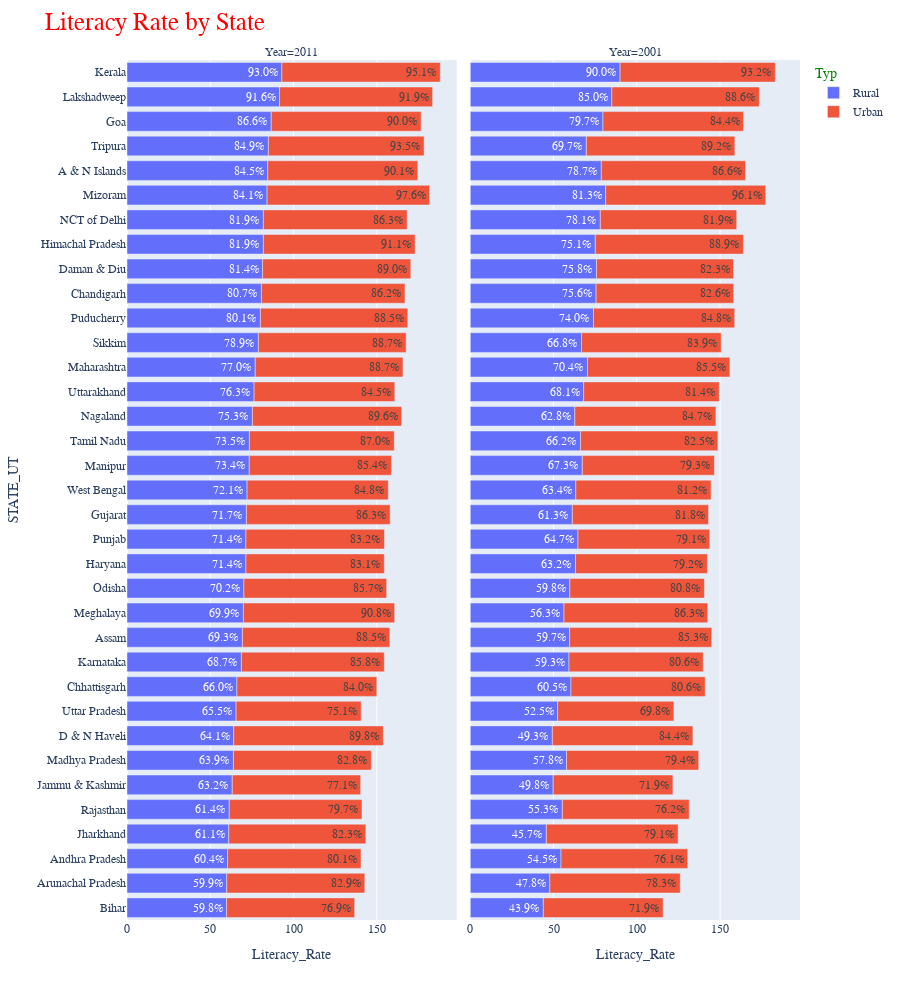

The cell this chart's notebook holds for it:
### Markdown cell above
### AVG LITERACY RATE BY STATE

### Code cell
q1=df2.query("Typ!='Total'").groupby(['STATE_UT','Year','Typ']).agg({"Literacy_Rate":"mean"}).reset_index().sort_values(by=['Year','Literacy_Rate'],ascending=[False,True])
q1['Literacy_Rate_lab']=q1['Literacy_Rate'].apply(lambda x: "{:.1%}".format(x/100))
fig=px.bar(q1,x='Literacy_Rate',y='STATE_UT',orientation='h',facet_col='Year',color='Typ',hover_data=q1.columns,text='Literacy_Rate_lab',height=1000)
fig.update_layout({"showlegend":True,"title":"Literacy Rate by State","title_font_size":25,"font_family":"Courier New","title_font_color":"red","legend_title_font_color":"green"})
fig.write_image(format='png',file='Literacy Rate by State.png',validate=True)
fig.show()

### Figure 1 — Plotly figure (JSON) as saved in the notebook; plotly's stock layout.template omitted (floating-point values rounded to 4 significant figures)
{"data": [{"alignmentgroup": "True", "customdata": [["2011", "Rural", "59.8%"], ["2011", "Rural", "59.9%"], ["2011", "Rural", "60.4%"], ["2011", "Rural", "61.1%"], ["2011", "Rural", "61.4%"], ["2011", "Rural", "63.2%"], ["2011", "Rural", "63.9%"], ["2011", "Rural", "64.1%"], ["2011", "Rural", "65.5%"], ["2011", "Rural", "66.0%"], ["2011", "Rural", "68.7%"], ["2011", "Rural", "69.3%"], ["2011", "Rural", "69.9%"], ["2011", "Rural", "70.2%"], ["2011", "Rural", "71.4%"], ["2011", "Rural", "71.4%"], ["2011", "Rural", "71.7%"], ["2011", "Rural", "72.1%"], ["2011", "Rural", "73.4%"], ["2011", "Rural", "73.5%"], ["2011", "Rural", "75.3%"], ["2011", "Rural", "76.3%"], ["2011", "Rural", "77.0%"], ["2011", "Rural", "78.9%"], ["2011", "Rural", "80.1%"], ["2011", "Rural", "80.7%"], ["2011", "Rural", "81.4%"], ["2011", "Rural", "81.9%"], ["2011", "Rural", "81.9%"], ["2011", "Rural", "84.1%"], ["2011", "Rural", "84.5%"], ["2011", "Rural", "84.9%"], ["2011", "Rural", "86.6%"], ["2011", "Rural", "91.6%"], ["2011", "Rural", "93.0%"]], "hovertemplate": "Typ=%{customdata[1]}<br>Year=%{customdata[0]}<br>Literacy_Rate=%{x}<br>STATE_UT=%{y}<br>Literacy_Rate_lab=%{customdata[2]}<extra></extra>", "legendgroup": "Rural", "marker": {"color": "#636efa", "pattern": {"shape": ""}}, "name": "Rural", "offsetgroup": "Rural", "orientation": "h", "showlegend": true, "text": ["59.8%", "59.9%", "60.4%", "61.1%", "61.4%", "63.2%", "63.9%", "64.1%", "65.5%", "66.0%", "68.7%", "69.3%", "69.9%", "70.2%", "71.4%", "71.4%", "71.7%", "72.1%", "73.4%", "73.5%", "75.3%", "76.3%", "77.0%", "78.9%", "80.1%", "80.7%", "81.4%", "81.9%", "81.9%", "84.1%", "84.5%", "84.9%", "86.6%", "91.6%", "93.0%"], "textposition": "auto", "type": "bar", "x": [59.8, 59.9, 60.4, 61.1, 61.4, 63.2, 63.9, 64.1, 65.5, 66, 68.7, 69.3, 69.9, 70.2, 71.4, 71.4, 71.7, 72.1, 73.4, 73.5, 75.3, 76.3, 77, 78.9, 80.1, 80.7, 81.4, 81.9, 81.9, 84.1, 84.5, 84.9, 86.6, 91.6, 93], "xaxis": "x", "y": ["Bihar", "Arunachal Pradesh", "Andhra Pradesh", "Jharkhand", "Rajasthan", "Jammu & Kashmir", "Madhya Pradesh", "D & N Haveli", "Uttar Pradesh", "Chhattisgarh", "Karnataka", "Assam", "Meghalaya", "Odisha", "Haryana", "Punjab", "Gujarat", "West Bengal", "Manipur", "Tamil Nadu", "Nagaland", "Uttarakhand", "Maharashtra", "Sikkim", "Puducherry", "Chandigarh", "Daman & Diu", "Himachal Pradesh", "NCT of Delhi", "Mizoram", "A & N Islands", "Tripura", "Goa", "Lakshadweep", "Kerala"], "yaxis": "y"}, {"alignmentgroup": "True", "customdata": [["2001", "Rural", "43.9%"], ["2001", "Rural", "45.7%"], ["2001", "Rural", "47.8%"], ["2001", "Rural", "49.3%"], ["2001", "Rural", "49.8%"], ["2001", "Rural", "52.5%"], ["2001", "Rural", "54.5%"], ["2001", "Rural", "55.3%"], ["2001", "Rural", "56.3%"], ["2001", "Rural", "57.8%"], ["2001", "Rural", "59.3%"], ["2001", "Rural", "59.7%"], ["2001", "Rural", "59.8%"], ["2001", "Rural", "60.5%"], ["2001", "Rural", "61.3%"], ["2001", "Rural", "62.8%"], ["2001", "Rural", "63.2%"], ["2001", "Rural", "63.4%"], ["2001", "Rural", "64.7%"], ["2001", "Rural", "66.2%"], ["2001", "Rural", "66.8%"], ["2001", "Rural", "67.3%"], ["2001", "Rural", "68.1%"], ["2001", "Rural", "69.7%"], ["2001", "Rural", "70.4%"], ["2001", "Rural", "74.0%"], ["2001", "Rural", "75.1%"], ["2001", "Rural", "75.6%"], ["2001", "Rural", "75.8%"], ["2001", "Rural", "78.1%"], ["2001", "Rural", "78.7%"], ["2001", "Rural", "79.7%"], ["2001", "Rural", "81.3%"], ["2001", "Rural", "85.0%"], ["2001", "Rural", "90.0%"]], "hovertemplate": "Typ=%{customdata[1]}<br>Year=%{customdata[0]}<br>Literacy_Rate=%{x}<br>STATE_UT=%{y}<br>Literacy_Rate_lab=%{customdata[2]}<extra></extra>", "legendgroup": "Rural", "marker": {"color": "#636efa", "pattern": {"shape": ""}}, "name": "Rural", "offsetgroup": "Rural", "orientation": "h", "showlegend": false, "text": ["43.9%", "45.7%", "47.8%", "49.3%", "49.8%", "52.5%", "54.5%", "55.3%", "56.3%", "57.8%", "59.3%", "59.7%", "59.8%", "60.5%", "61.3%", "62.8%", "63.2%", "63.4%", "64.7%", "66.2%", "66.8%", "67.3%", "68.1%", "69.7%", "70.4%", "74.0%", "75.1%", "75.6%", "75.8%", "78.1%", "78.7%", "79.7%", "81.3%", "85.0%", "90.0%"], "textposition": "auto", "type": "bar", "x": [43.9, 45.7, 47.8, 49.3, 49.8, 52.5, 54.5, 55.3, 56.3, 57.8, 59.3, 59.7, 59.8, 60.5, 61.3, 62.8, 63.2, 63.4, 64.7, 66.2, 66.8, 67.3, 68.1, 69.7, 70.4, 74, 75.1, 75.6, 75.8, 78.1, 78.7, 79.7, 81.3, 85, 90], "xaxis": "x2", "y": ["Bihar", "Jharkhand", "Arunachal Pradesh", "D & N Haveli", "Jammu & Kashmir", "Uttar Pradesh", "Andhra Pradesh", "Rajasthan", "Meghalaya", "Madhya Pradesh", "Karnataka", "Assam", "Odisha", "Chhattisgarh", "Gujarat", "Nagaland", "Haryana", "West Bengal", "Punjab", "Tamil Nadu", "Sikkim", "Manipur", "Uttarakhand", "Tripura", "Maharashtra", "Puducherry", "Himachal Pradesh", "Chandigarh", "Daman & Diu", "NCT of Delhi", "A & N Islands", "Goa", "Mizoram", "Lakshadweep", "Kerala"], "yaxis": "y2"}, {"alignmentgroup": "True", "customdata": [["2011", "Urban", "75.1%"], ["2011", "Urban", "76.9%"], ["2011", "Urban", "77.1%"], ["2011", "Urban", "79.7%"], ["2011", "Urban", "80.1%"], ["2011", "Urban", "82.3%"], ["2011", "Urban", "82.8%"], ["2011", "Urban", "82.9%"], ["2011", "Urban", "83.1%"], ["2011", "Urban", "83.2%"], ["2011", "Urban", "84.0%"], ["2011", "Urban", "84.5%"], ["2011", "Urban", "84.8%"], ["2011", "Urban", "85.4%"], ["2011", "Urban", "85.7%"], ["2011", "Urban", "85.8%"], ["2011", "Urban", "86.2%"], ["2011", "Urban", "86.3%"], ["2011", "Urban", "86.3%"], ["2011", "Urban", "87.0%"], ["2011", "Urban", "88.5%"], ["2011", "Urban", "88.5%"], ["2011", "Urban", "88.7%"], ["2011", "Urban", "88.7%"], ["2011", "Urban", "89.0%"], ["2011", "Urban", "89.6%"], ["2011", "Urban", "89.8%"], ["2011", "Urban", "90.0%"], ["2011", "Urban", "90.1%"], ["2011", "Urban", "90.8%"], ["2011", "Urban", "91.1%"], ["2011", "Urban", "91.9%"], ["2011", "Urban", "93.5%"], ["2011", "Urban", "95.1%"], ["2011", "Urban", "97.6%"]], "hovertemplate": "Typ=%{customdata[1]}<br>Year=%{customdata[0]}<br>Literacy_Rate=%{x}<br>STATE_UT=%{y}<br>Literacy_Rate_lab=%{customdata[2]}<extra></extra>", "legendgroup": "Urban", "marker": {"color": "#EF553B", "pattern": {"shape": ""}}, "name": "Urban", "offsetgroup": "Urban", "orientation": "h", "showlegend": true, "text": ["75.1%", "76.9%", "77.1%", "79.7%", "80.1%", "82.3%", "82.8%", "82.9%", "83.1%", "83.2%", "84.0%", "84.5%", "84.8%", "85.4%", "85.7%", "85.8%", "86.2%", "86.3%", "86.3%", "87.0%", "88.5%", "88.5%", "88.7%", "88.7%", "89.0%", "89.6%", "89.8%", "90.0%", "90.1%", "90.8%", "91.1%", "91.9%", "93.5%", "95.1%", "97.6%"], "textposition": "auto", "type": "bar", "x": [75.1, 76.9, 77.1, 79.7, 80.1, 82.3, 82.8, 82.9, 83.1, 83.2, 84, 84.5, 84.8, 85.4, 85.7, 85.8, 86.2, 86.3, 86.3, 87, 88.5, 88.5, 88.7, 88.7, 89, 89.6, 89.8, 90, 90.1, 90.8, 91.1, 91.9, 93.5, 95.1, 97.6], "xaxis": "x", "y": ["Uttar Pradesh", "Bihar", "Jammu & Kashmir", "Rajasthan", "Andhra Pradesh", "Jharkhand", "Madhya Pradesh", "Arunachal Pradesh", "Haryana", "Punjab", "Chhattisgarh", "Uttarakhand", "West Bengal", "Manipur", "Odisha", "Karnataka", "Chandigarh", "Gujarat", "NCT of Delhi", "Tamil Nadu", "Assam", "Puducherry", "Maharashtra", "Sikkim", "Daman & Diu", "Nagaland", "D & N Haveli", "Goa", "A & N Islands", "Meghalaya", "Himachal Pradesh", "Lakshadweep", "Tripura", "Kerala", "Mizoram"], "yaxis": "y"}, {"alignmentgroup": "True", "customdata": [["2001", "Urban", "69.8%"], ["2001", "Urban", "71.9%"], ["2001", "Urban", "71.9%"], ["2001", "Urban", "76.1%"], ["2001", "Urban", "76.2%"], ["2001", "Urban", "78.3%"], ["2001", "Urban", "79.1%"], ["2001", "Urban", "79.1%"], ["2001", "Urban", "79.2%"], ["2001", "Urban", "79.3%"], ["2001", "Urban", "79.4%"], ["2001", "Urban", "80.6%"], ["2001", "Urban", "80.6%"], ["2001", "Urban", "80.8%"], ["2001", "Urban", "81.2%"], ["2001", "Urban", "81.4%"], ["2001", "Urban", "81.8%"], ["2001", "Urban", "81.9%"], ["2001", "Urban", "82.3%"], ["2001", "Urban", "82.5%"], ["2001", "Urban", "82.6%"], ["2001", "Urban", "83.9%"], ["2001", "Urban", "84.4%"], ["2001", "Urban", "84.4%"], ["2001", "Urban", "84.7%"], ["2001", "Urban", "84.8%"], ["2001", "Urban", "85.3%"], ["2001", "Urban", "85.5%"], ["2001", "Urban", "86.3%"], ["2001", "Urban", "86.6%"], ["2001", "Urban", "88.6%"], ["2001", "Urban", "88.9%"], ["2001", "Urban", "89.2%"], ["2001", "Urban", "93.2%"], ["2001", "Urban", "96.1%"]], "hovertemplate": "Typ=%{customdata[1]}<br>Year=%{customdata[0]}<br>Literacy_Rate=%{x}<br>STATE_UT=%{y}<br>Literacy_Rate_lab=%{customdata[2]}<extra></extra>", "legendgroup": "Urban", "marker": {"color": "#EF553B", "pattern": {"shape": ""}}, "name": "Urban", "offsetgroup": "Urban", "orientation": "h", "showlegend": false, "text": ["69.8%", "71.9%", "71.9%", "76.1%", "76.2%", "78.3%", "79.1%", "79.1%", "79.2%", "79.3%", "79.4%", "80.6%", "80.6%", "80.8%", "81.2%", "81.4%", "81.8%", "81.9%", "82.3%", "82.5%", "82.6%", "83.9%", "84.4%", "84.4%", "84.7%", "84.8%", "85.3%", "85.5%", "86.3%", "86.6%", "88.6%", "88.9%", "89.2%", "93.2%", "96.1%"], "textposition": "auto", "type": "bar", "x": [69.8, 71.9, 71.9, 76.1, 76.2, 78.3, 79.1, 79.1, 79.2, 79.3, 79.4, 80.6, 80.6, 80.8, 81.2, 81.4, 81.8, 81.9, 82.3, 82.5, 82.6, 83.9, 84.4, 84.4, 84.7, 84.8, 85.3, 85.5, 86.3, 86.6, 88.6, 88.9, 89.2, 93.2, 96.1], "xaxis": "x2", "y": ["Uttar Pradesh", "Bihar", "Jammu & Kashmir", "Andhra Pradesh", "Rajasthan", "Arunachal Pradesh", "Jharkhand", "Punjab", "Haryana", "Manipur", "Madhya Pradesh", "Chhattisgarh", "Karnataka", "Odisha", "West Bengal", "Uttarakhand", "Gujarat", "NCT of Delhi", "Daman & Diu", "Tamil Nadu", "Chandigarh", "Sikkim", "D & N Haveli", "Goa", "Nagaland", "Puducherry", "Assam", "Maharashtra", "Meghalaya", "A & N Islands", "Lakshadweep", "Himachal Pradesh", "Tripura", "Kerala", "Mizoram"], "yaxis": "y2"}], "layout": {"annotations": [{"font": {}, "showarrow": false, "text": "Year=2011", "x": 0.245, "xanchor": "center", "xref": "paper", "y": 1, "yanchor": "bottom", "yref": "paper"}, {"font": {}, "showarrow": false, "text": "Year=2001", "x": 0.755, "xanchor": "center", "xref": "paper", "y": 1, "yanchor": "bottom", "yref": "paper"}], "barmode": "relative", "font": {"family": "Courier New"}, "height": 1000, "legend": {"title": {"font": {"color": "green"}, "text": "Typ"}, "tracegroupgap": 0}, "margin": {"t": 60}, "showlegend": true, "title": {"font": {"color": "red", "size": 25}, "text": "Literacy Rate by State"}, "xaxis": {"anchor": "y", "domain": [0, 0.49], "title": {"text": "Literacy_Rate"}}, "xaxis2": {"anchor": "y2", "domain": [0.51, 1], "matches": "x", "title": {"text": "Literacy_Rate"}}, "yaxis": {"anchor": "x", "domain": [0, 1], "title": {"text": "STATE_UT"}}, "yaxis2": {"anchor": "x2", "domain": [0, 1], "matches": "y", "showticklabels": false}}}
